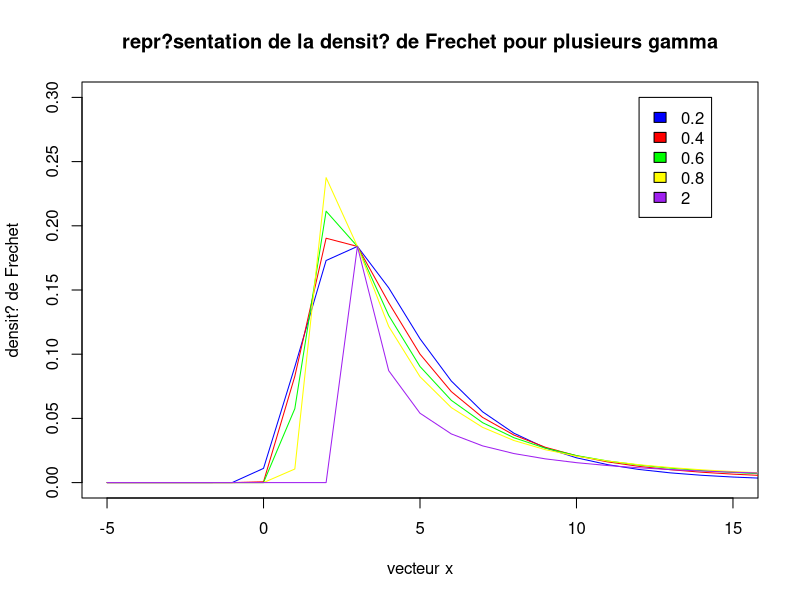

This figure's R source: (Note: this script raises an error after producing the figure.)
## ---- chunk 1
install.packages("evd")
## ---- chunk 2
library(evd)
## ---- chunk 3

mu=3
sig=2
gam1=0.2
gam2=0.4
gam3=0.6
gam4=0.8
gam5=2
x=-5:30
A1=dgev(x,mu,sig,gam1)
A2=dgev(x,mu,sig,gam2)
A3=dgev(x,mu,sig,gam3)
A4=dgev(x,mu,sig,gam4)
A5=dgev(x,mu,sig,gam5)
plot(x,A1,xlab = "vecteur x" ,ylab="densit? de Frechet",main="repr?sentation de la densit? de Frechet pour plusieurs gamma",col="blue",type="l",xlim =c(-5,15),ylim=c(0,0.3))
lines(x,A2,col="red")
lines(x,A3,col="green")
lines(x,A4,col="yellow")
lines(x,A5,col="purple")
legend(12,0.3,c("0.2","0.4","0.6","0.8","2"),c("blue","red","green","yellow","purple"))     

## ---- chunk 4
n1=100

a=1
b=log(n)
X=rexp(n1,1)
Y=(max(X)-b)/a
f1=-exp(-X)*(-exp(-exp(-X)))
plot(X,f1)
for (n in 3:n1)
  {
  a=1
  b=log(n)
  X=rexp(n,1)
  if (X>-log(n))
  {f=exp(-X)*(exp(-X)/n)^(n-1)
  lines(X,f)}
}
## ---- chunk 5
n=5000
X=rexp(5000)
k=1:100
ysamp=rep(0,100)
mat=matrix(0,nrow = 100,ncol=50)
for (i in 1:n){
  mat[,i]=X[k]
  k=k+100
}
for (i in 1:100){
  ysamp[i]=max(mat[,i])
}
plot(density(ysamp))
  
